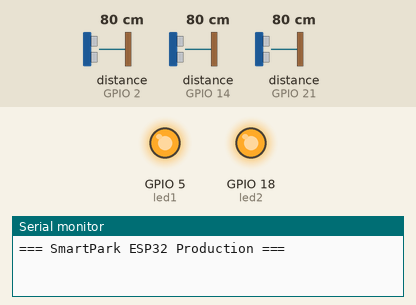
This sketch was run on a simulated ESP32. Parts: output pins drawn as LEDs (lit = HIGH), the last lines printed to the serial monitor. Wiring (inferred from the names in the program): 3 × ultrasonic range finder: trigger GPIO 4, echo GPIO 2 / trigger GPIO 12, echo GPIO 14 / trigger GPIO 19, echo GPIO 21. The test bench sets the inputs (shaded band); at power-on: distance to the obstacle (sensors on GPIO 2, GPIO 14, GPIO 21) 80 cm. The echo pulse lasts 58.3 µs per cm; WiFi joins after 1.5 s; servers stay silent unless stated; uploads are accepted with an empty reply; pins used as bus, display or sensor lines are not drawn.

Above: at 0.1 s.
At 1.1 s:
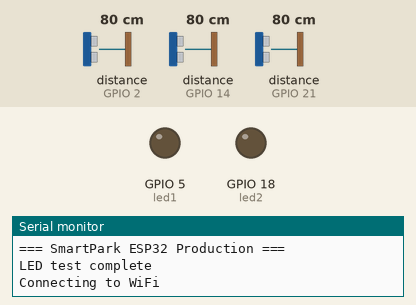
Timing chart, 0 to 2.6 s (numbered marks = the images above):
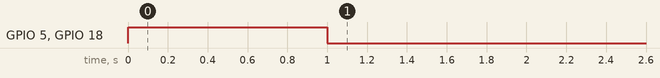

The sketch:

esp32-production.ino
```cpp
#include <WiFi.h>
#include <HTTPClient.h>

// ==== WiFi credentials ====
const char* ssid     = "Realme8";
const char* password = "rajrabidas123";

// ==== Your PC/Laptop IP where Next.js is running ====
String serverURL = "http://10.19.4.172:3000/api/update";

// ==== LED pins ====
const int led1 = 5;   // GPIO5
const int led2 = 18;  // GPIO18

// ==== Sound speed in cm/us ====
#define SOUND_SPEED 0.034

// ==== Sensor configuration ====
struct Sensor {
  int trig;
  int echo;
};

Sensor sensors[] = {
  {4, 2},   // Sensor 1
  {19, 21}, // Sensor 2
  {12, 14}  // Sensor 3
};

const int NUM_SENSORS = sizeof(sensors) / sizeof(sensors[0]);

// ==== Function to read distance ====
float getDistance(int trigPin, int echoPin) {
  digitalWrite(trigPin, LOW);
  delayMicroseconds(2);
  digitalWrite(trigPin, HIGH);
  delayMicroseconds(10);
  digitalWrite(trigPin, LOW);

  long duration = pulseIn(echoPin, HIGH, 25000); // timeout = 25ms
  if (duration == 0) return -1; // no response
  return (duration * SOUND_SPEED / 2.0);
}

void setup() {
  Serial.begin(115200);
  Serial.println("=== SmartPark ESP32 Production ===");

  // Setup pins for each sensor
  for (int i = 0; i < NUM_SENSORS; i++) {
    pinMode(sensors[i].trig, OUTPUT);
    pinMode(sensors[i].echo, INPUT);
  }

  // Setup LEDs
  pinMode(led1, OUTPUT);
  pinMode(led2, OUTPUT);

  // Test LEDs on startup
  digitalWrite(led1, HIGH);
  digitalWrite(led2, HIGH);
  delay(1000);
  digitalWrite(led1, LOW);
  digitalWrite(led2, LOW);
  Serial.println("LED test complete");

  // Connect WiFi
  WiFi.begin(ssid, password);
  Serial.print("Connecting to WiFi");
  while (WiFi.status() != WL_CONNECTED) {
    delay(500);
    Serial.print(".");
  }
  Serial.println("\nWiFi Connected!");
  Serial.print("ESP32 IP: ");
  Serial.println(WiFi.localIP());
  Serial.println("Server: " + serverURL);
}

void loop() {
  if (WiFi.status() == WL_CONNECTED) {
    String payload = "{\"distances\":[";

    // Read all sensors
    for (int i = 0; i < NUM_SENSORS; i++) {
      float d = getDistance(sensors[i].trig, sensors[i].echo);
      if (i > 0) payload += ",";

      if (d < 0) {
        payload += "null";
        Serial.printf("S%d:NULL ", i + 1);
      } else {
        payload += String(d, 2);
        Serial.printf("S%d:%.1fcm ", i + 1, d);
      }
    }
    payload += "]}";
    Serial.print("| ");

    HTTPClient http;
    http.begin(serverURL);
    http.addHeader("Content-Type", "application/json");
    http.setTimeout(5000); // 5 second timeout

    int httpResponseCode = http.POST(payload);

    if (httpResponseCode == 200) {
      String response = http.getString();
      Serial.print("OK ");

      // Parse LED commands more reliably
      int led1Pos = response.indexOf("\"led1\":");
      int led2Pos = response.indexOf("\"led2\":");

      if (led1Pos > 0) {
        char led1Value = response.charAt(led1Pos + 7); // Position after "led1":
        if (led1Value == '1') {
          digitalWrite(led1, HIGH);
          Serial.print("L1:ON ");
        } else if (led1Value == '0') {
          digitalWrite(led1, LOW);
          Serial.print("L1:OFF ");
        }
      }

      if (led2Pos > 0) {
        char led2Value = response.charAt(led2Pos + 7); // Position after "led2":
        if (led2Value == '1') {
          digitalWrite(led2, HIGH);
          Serial.print("L2:ON ");
        } else if (led2Value == '0') {
          digitalWrite(led2, LOW);
          Serial.print("L2:OFF ");
        }
      }
    } else {
      Serial.printf("ERR:%d ", httpResponseCode);
      // Flash error indication
      digitalWrite(led2, HIGH);
      delay(100);
      digitalWrite(led2, LOW);
    }

    http.end();
    Serial.println();
  } else {
    Serial.println("WiFi Lost! Reconnecting...");
    WiFi.begin(ssid, password);
    // Error indication
    digitalWrite(led2, HIGH);
    delay(1000);
    digitalWrite(led2, LOW);
  }

  delay(2000); // Send data every 2 seconds
}
```
